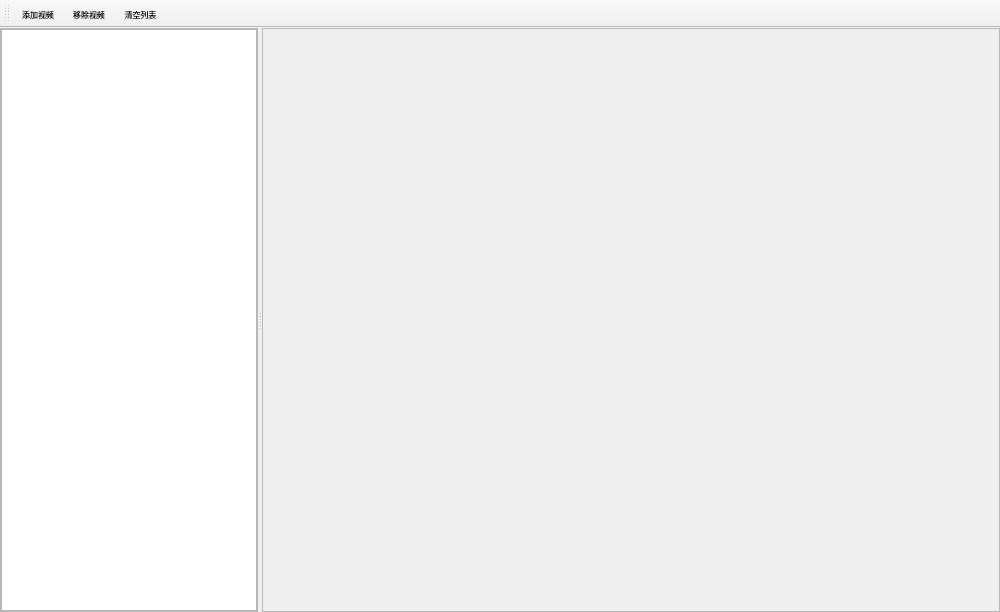
<?xml version="1.0" encoding="UTF-8"?>
<ui version="4.0">
 <class>Player</class>
 <widget class="QMainWindow" name="Player">
  <property name="geometry">
   <rect>
    <x>0</x>
    <y>0</y>
    <width>1000</width>
    <height>612</height>
   </rect>
  </property>
  <property name="font">
   <font>
    <family>Consolas</family>
   </font>
  </property>
  <property name="windowTitle">
   <string>Player</string>
  </property>
  <widget class="QWidget" name="W_Central">
   <layout class="QHBoxLayout" name="horizontalLayout">
    <property name="spacing">
     <number>0</number>
    </property>
    <property name="leftMargin">
     <number>0</number>
    </property>
    <property name="topMargin">
     <number>0</number>
    </property>
    <property name="rightMargin">
     <number>0</number>
    </property>
    <property name="bottomMargin">
     <number>0</number>
    </property>
    <item>
     <widget class="QSplitter" name="S_Central">
      <property name="orientation">
       <enum>Qt::Horizontal</enum>
      </property>
      <widget class="QFrame" name="F_List">
       <property name="sizePolicy">
        <sizepolicy hsizetype="Fixed" vsizetype="Preferred">
         <horstretch>0</horstretch>
         <verstretch>0</verstretch>
        </sizepolicy>
       </property>
       <property name="minimumSize">
        <size>
         <width>250</width>
         <height>0</height>
        </size>
       </property>
       <property name="maximumSize">
        <size>
         <width>500</width>
         <height>16777215</height>
        </size>
       </property>
       <property name="frameShape">
        <enum>QFrame::StyledPanel</enum>
       </property>
       <property name="frameShadow">
        <enum>QFrame::Raised</enum>
       </property>
       <layout class="QVBoxLayout" name="verticalLayout">
        <property name="spacing">
         <number>0</number>
        </property>
        <property name="leftMargin">
         <number>0</number>
        </property>
        <property name="topMargin">
         <number>0</number>
        </property>
        <property name="rightMargin">
         <number>0</number>
        </property>
        <property name="bottomMargin">
         <number>0</number>
        </property>
        <item>
         <widget class="QListWidget" name="LW_List"/>
        </item>
       </layout>
      </widget>
      <widget class="QFrame" name="F_Video">
       <property name="sizePolicy">
        <sizepolicy hsizetype="Preferred" vsizetype="Preferred">
         <horstretch>3</horstretch>
         <verstretch>0</verstretch>
        </sizepolicy>
       </property>
       <property name="frameShape">
        <enum>QFrame::StyledPanel</enum>
       </property>
       <property name="frameShadow">
        <enum>QFrame::Raised</enum>
       </property>
       <layout class="QVBoxLayout" name="verticalLayout_2">
        <property name="spacing">
         <number>0</number>
        </property>
        <property name="leftMargin">
         <number>0</number>
        </property>
        <property name="topMargin">
         <number>0</number>
        </property>
        <property name="rightMargin">
         <number>0</number>
        </property>
        <property name="bottomMargin">
         <number>0</number>
        </property>
        <item>
         <widget class="QVideoWidget_Frame" name="VWF_Video" native="true"/>
        </item>
       </layout>
      </widget>
     </widget>
    </item>
   </layout>
  </widget>
  <widget class="QMenuBar" name="MB_Menu">
   <property name="geometry">
    <rect>
     <x>0</x>
     <y>0</y>
     <width>1000</width>
     <height>26</height>
    </rect>
   </property>
  </widget>
  <widget class="QToolBar" name="TB_tool">
   <property name="font">
    <font>
     <pointsize>6</pointsize>
    </font>
   </property>
   <property name="windowTitle">
    <string>toolBar</string>
   </property>
   <property name="iconSize">
    <size>
     <width>20</width>
     <height>20</height>
    </size>
   </property>
   <property name="toolButtonStyle">
    <enum>Qt::ToolButtonTextUnderIcon</enum>
   </property>
   <attribute name="toolBarArea">
    <enum>TopToolBarArea</enum>
   </attribute>
   <attribute name="toolBarBreak">
    <bool>false</bool>
   </attribute>
   <addaction name="A_Add"/>
   <addaction name="A_Remove"/>
   <addaction name="A_Clear"/>
  </widget>
  <action name="A_Add">
   <property name="icon">
    <iconset resource="images.qrc">
     <normaloff>:/images/icons/add.png</normaloff>:/images/icons/add.png</iconset>
   </property>
   <property name="text">
    <string>添加视频</string>
   </property>
  </action>
  <action name="A_Remove">
   <property name="icon">
    <iconset resource="images.qrc">
     <normaloff>:/images/icons/remove.png</normaloff>:/images/icons/remove.png</iconset>
   </property>
   <property name="text">
    <string>移除视频</string>
   </property>
  </action>
  <action name="A_Clear">
   <property name="icon">
    <iconset resource="images.qrc">
     <normaloff>:/images/icons/clear.png</normaloff>:/images/icons/clear.png</iconset>
   </property>
   <property name="text">
    <string>清空列表</string>
   </property>
  </action>
 </widget>
 <customwidgets>
  <customwidget>
   <class>QVideoWidget_Frame</class>
   <extends>QWidget</extends>
   <header location="global">QVideoWidget_Frame.h</header>
   <container>1</container>
  </customwidget>
 </customwidgets>
 <resources>
  <include location="images.qrc"/>
 </resources>
 <connections/>
</ui>
